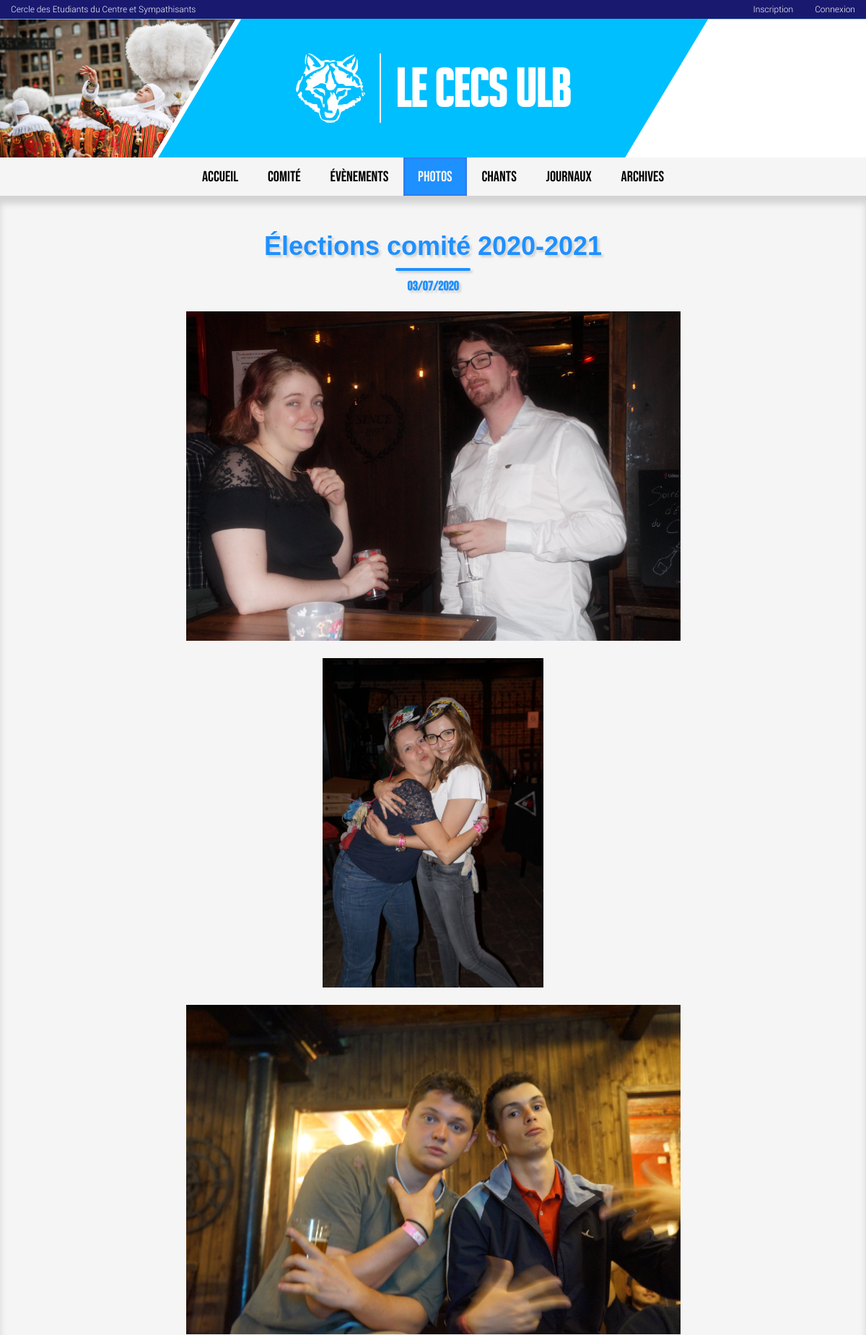
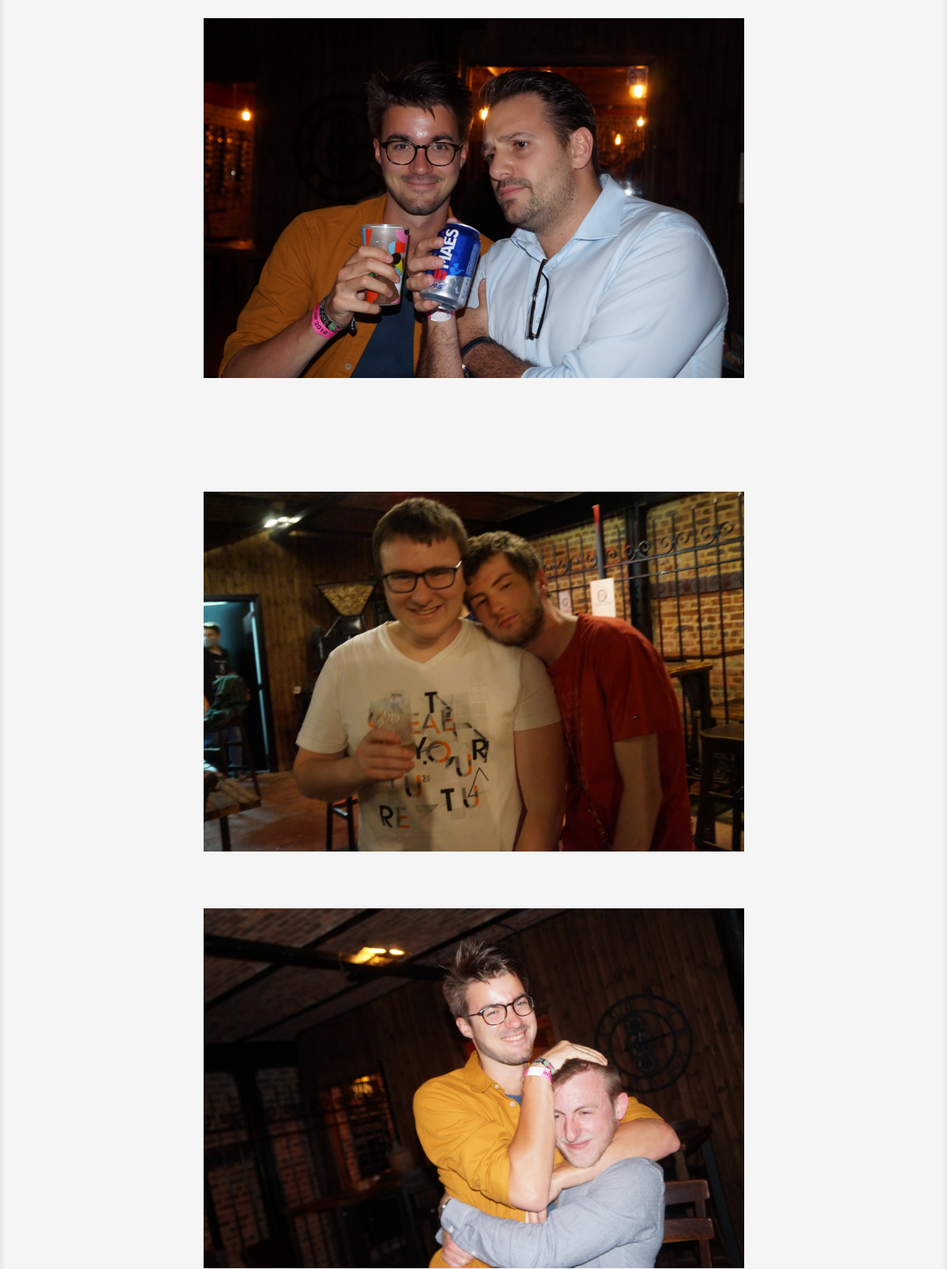
Page /album/5 (upper part) on the committed database (2 pictures, top to bottom).
### main/models.py (models this page shows, shortened)
class Album(models.Model):
	name = models.CharField(max_length=30)
	pub_date = models.DateField()
	def get_photos(self):
		return Photo.objects.filter(album=self)

class Photo(models.Model):
	album = models.ForeignKey(Album, on_delete=models.CASCADE)
	image = models.ImageField(upload_to='gallery')

### main/views.py (the view)
# urls.py: path('album/<int:pk>', views.AlbumView.as_view(), name='album'),
class AlbumView(generic.DetailView):
	model = Album
	template_name = 'main/album.html'
	def get_queryset(self):
		return Album.objects.all()

### main/templates/main/album.html (shortened to what this page needs)
{% extends "main/photo.html" %}
{% load static %}
{% block content %}
    {% if album %}
        <div class="album">
            <h2>{{ album.name }}</h2>
            <h3>{{ album.pub_date|date:'d/m/Y'}}</h3>
            {% for photo in album.get_photos %}
                <img src="{{ photo.image.url }}" alt="">
            {% endfor %}
        </div>
    {% endif %}
{% endblock %}

### main/static/main/style.css (style rules this page uses)
:root { --title-text-color: white; --title-bg-color: deepskyblue; --header-text-color: white; --header-bg-color: midnightblue; --last-event-text-color: dodgerblue; --last-event-bg-color: whitesmoke; --last-event-shadow-color: lightgrey; --incoming-event-text-color: whitesmoke; --incoming-event-bg-color: dodgerblue; --incoming-event-shadow-color: royalblue; --comite-text-color: dodgerblue; --comite-bg-color: whitesmoke; --comite-shadow-color: lightgrey; --comite-bureau-text-color: whitesmoke; --comite-bureau-bg-color: dodgerblue; --comite-bureau-shadow-color: royalblue; --album-text-color: dodgerblue; --album-bg-color: whitesmoke; --album-shadow-color: lightgrey; }
body { margin: 0; padding: 0; background-color: whitesmoke; text-align: center; }
h2 { margin: 0; position: relative; padding-top: 4vw; text-align: center; font-family: "LEMONMILK-Regular", sans-serif; font-size: 3vw; }
h2:after { content: ""; position: absolute; top: 110%; left: 50%; width: 100px; border-radius: 4px; transform: translateX(-50%); }
h3 { left: auto; right: auto; padding-top: 0.5vw; text-align: center; font-family: "Bebas Neue", sans-serif; font-size: 1.5vw; }
.album { background-color: var(--album-bg-color); box-shadow: inset 0 10px 10px var(--album-shadow-color); }
.album h2 { color: var(--album-text-color); text-shadow: 3px 3px 3px var(--album-shadow-color); }
.album h2::after { border: 2px solid var(--album-text-color); box-shadow: 3px 3px 3px var(--album-shadow-color); }
.album h3 { color: var(--album-text-color); text-shadow: 3px 3px 3px var(--album-shadow-color); }
.album img { max-height: 38vw; max-width: 80vw; display: block; margin: 2vw auto; }

### rows in the picture
Album: name "Élections comité 2020-2021", pub_date "03/07/2020"
Photo: image (picture)
Photo: image (picture)
Photo: image (picture)
Photo: image (picture)
Photo: image (picture)
Photo: image (picture)
